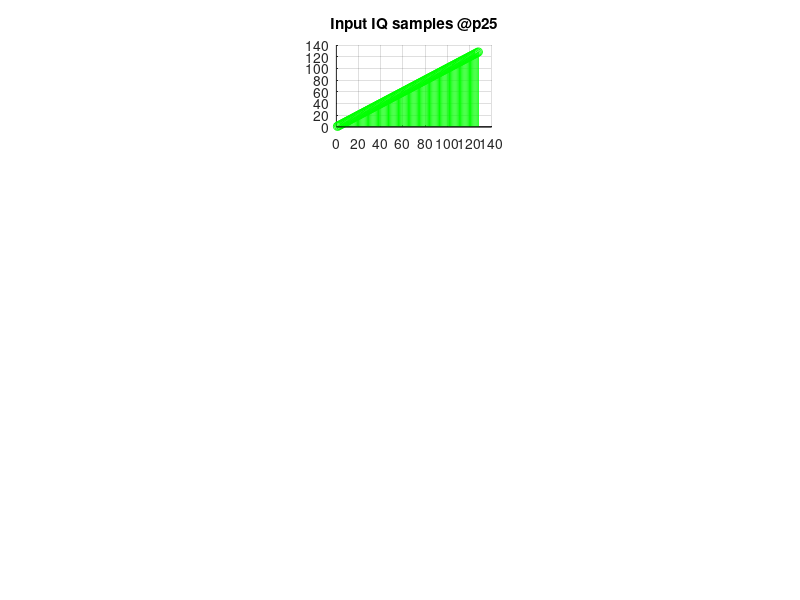

Reproduce this figure in MATLAB. (Note: this script raises an error after producing the figure.)
% This program is to generate an input and output sample files for VHA
% single band Modulation testing at p25 gsps
clc;
clear;
close all;

num_vectors = 4;
num_samples_per_vector = 32;
num_samples = num_vectors * num_samples_per_vector;

for i = 1:num_samples
    input_iq (i) = i;        % ramp
end

n1 = 1:1:num_samples;
subplot(4, 3, 2); grid on; hold on;
stem(n1, input_iq, 'green'); title("Input IQ samples @p25");

% write this into a file which can be sourced while running on FRIO
fileId = fopen("input_samples/modulation/single_band_modulation_p25.txt", "w");
fprintf(fileId, "%08x\n", bitshift(input_iq, 16));
fclose(fileId);

% input_iq should be scaled down before giving as input to the matlab model
scale_factor = 2^-15;
input_iq_to_duc = (input_iq * scale_factor);

% enable w1, w2
config.vha_hbf_stages = [1 1 0 0];

% now do an interpolation
output_iq_from_duc = vha_interpolate(input_iq_to_duc, config);

% now scale the samples up
scale_factor = 2^15;
n2 = 1:1:(numel(output_iq_from_duc));
subplot(4, 3, 4); grid on; hold on;
stem(n2, (real(output_iq_from_duc * scale_factor)), 'red'); title("DUC output 1Gsps");
stem(n2, (imag(output_iq_from_duc * scale_factor)), 'blue'); title("DUC output 1Gsps");

% generate cw0 for the modulation freq = 500Mhz, Fs = 1Ghz, Fclk = 1Ghz, #sample = 512
Fclk = 983040;
Fs   = 983040;
freq = (Fclk / 2);
fprintf("freq = %d KHz, Fs = %d KHz, Fclk = %d KHz\n", freq, Fs, Fclk);
cw0 = nco_pp(freq, Fs, Fclk, length(output_iq_from_duc), 1);
subplot(4, 3, 7); grid on; hold on;
n3 = 1:1:(length(cw0));
stem(n3, real(cw0), 'red'); title("CW0 + 1");
stem(n3, imag(cw0), 'blue');

% now do the modulation and combining
config.vha_bypass = [0 0];
config.vha_conj = [0, 0];
config.active_band = 1;
cw0 = transpose(cw0);
[mod_output_1g, dummy] = vha_combine(output_iq_from_duc, 0, cw0, 0, config);
mod_output_1g = mod_output_1g * scale_factor;    % scale up the final output

n2 = 1:1:length(mod_output_1g);
subplot(4, 3, 10); grid on; hold on;
stem(n2, real(mod_output_1g), 'red'); title ("Output - 1Gsps Modulation");
stem(n2, imag(mod_output_1g), 'blue');
mod_output_1g_real = dec2hex(real(mod_output_1g), 4);
mod_output_1g_imag = dec2hex(imag(mod_output_1g), 4);
output_1g = strcat(mod_output_1g_real, mod_output_1g_imag);
fileId = fopen("output_samples/modulation/p25/single_band_modulation_1.txt", "w");
for i = 1:length(output_1g)
   nbytes = fprintf(fileId,'%8s\n',output_1g(i,:));
end
fclose(fileId);

% enable w1, w2, w3
config.vha_hbf_stages = [1 1 1 0];

% now do an interpolation
output_iq_from_duc = vha_interpolate(input_iq_to_duc, config);

% now scale the samples up
n2 = 1:1:(numel(output_iq_from_duc));
subplot(4, 3, 5); grid on; hold on;
stem(n2, (real(output_iq_from_duc * scale_factor)), 'red'); title("DUC output 2Gsps");
stem(n2, (imag(output_iq_from_duc * scale_factor)), 'blue'); title("DUC output 2Gsps");

% generate cw0 for the modulation freq = 500Mhz, Fs = 2Ghz, Fclk = 1Ghz, #sample = 512
Fs   = 983040 * 2;
freq = (Fclk / 2);
fprintf("freq = %d KHz, Fs = %d KHz, Fclk = %d KHz\n", freq, Fs, Fclk);
cw0 = nco_pp(freq, Fs, Fclk, length(output_iq_from_duc), 0);
subplot(4, 3, 8); grid on; hold on;
n3 = 1:1:(length(cw0));
stem(n3, real(cw0), 'red'); title("CW0 + 0");
stem(n3, imag(cw0), 'blue');

% now do the modulation and combining
config.vha_bypass = [0 0];
config.vha_conj = [0, 0];
config.active_band = 1;
cw0 = transpose(cw0);
[mod_output_2g, dummy] = vha_combine(output_iq_from_duc, 0, cw0, 0, config);
mod_output_2g = mod_output_2g * scale_factor;    % scale up the final output

n2 = 1:1:length(mod_output_2g);
subplot(4, 3, 11); grid on; hold on;
stem(n2, real(mod_output_2g), 'red'); title ("Output - 2gsps Modulation");
stem(n2, imag(mod_output_2g), 'blue');
mod_output_2g_real = dec2hex(real(mod_output_2g),4);
mod_output_2g_imag = dec2hex(imag(mod_output_2g),4);
output_2g = strcat(mod_output_2g_real, mod_output_2g_imag);
fileId = fopen("output_samples/modulation/p25/single_band_modulation_2.txt", "w");
for i = 1:length(output_2g)
   nbytes = fprintf(fileId,'%8s\n',output_2g(i,:));
end
fclose(fileId);

% enable w1, w2, w3, w4
config.vha_hbf_stages = [1 1 1 1];

% now do an interpolation
output_iq_from_duc = vha_interpolate(input_iq_to_duc, config);

% now scale the samples up
n2 = 1:1:(numel(output_iq_from_duc));
subplot(4, 3, 6); grid on; hold on;
stem(n2, (real(output_iq_from_duc * scale_factor)), 'red'); title("DUC output 4Gsps");
stem(n2, (imag(output_iq_from_duc * scale_factor)), 'blue'); title("DUC output 4Gsps");

% generate cw0 for the modulation freq = 500Mhz, Fs = 4Ghz, Fclk = 1Ghz, #sample = 512
Fs   = 983040 * 4;
freq = (Fclk / 2);
fprintf("freq = %d KHz, Fs = %d KHz, Fclk = %d KHz\n", freq, Fs, Fclk);
cw0 = nco_pp(freq, Fs, Fclk, length(output_iq_from_duc), 1);
subplot(4, 3, 9); grid on; hold on;
n3 = 1:1:(length(cw0));
stem(n3, real(cw0), 'red'); title("CW0 + 1");
stem(n3, imag(cw0), 'blue');

% now do the modulation and combining
config.vha_bypass = [0 0];
config.vha_conj = [0, 0];
config.active_band = 1;
cw0 = transpose(cw0);
[mod_output_4g, dummy] = vha_combine(output_iq_from_duc, 0, cw0, 0, config);
mod_output_4g = mod_output_4g * scale_factor;

n2 = 1:1:length(mod_output_4g);
subplot(4, 3, 12); grid on; hold on;
stem(n2, real(mod_output_4g), 'red'); title("Output - 4gsps Modulation");
stem(n2, imag(mod_output_4g), 'blue');
mod_output_4g_real = dec2hex(real(mod_output_4g), 4);
mod_output_4g_imag = dec2hex(imag(mod_output_4g), 4);
output_4g = strcat(mod_output_4g_real, mod_output_4g_imag);
fileId = fopen("output_samples/modulation/p25/single_band_modulation_4.txt", "w");
for i = 1:length(output_4g)
   nbytes = fprintf(fileId,'%8s\n',output_4g(i,:));
end
fclose(fileId);
